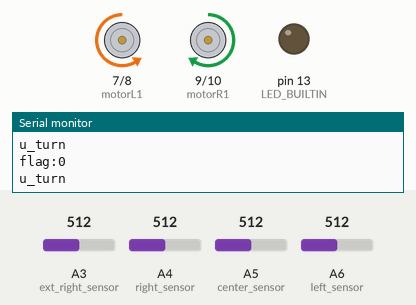
Recording of a sketch running on a simulated Arduino Nano, built with avr-gcc and run on an emulated ATmega328P. On the bench: motor-driver pin pairs drawn as motors (green arrow = first pin HIGH = forward, orange = second pin HIGH = backward, longer = more drive, scaled by the enable pin), output pins drawn as LEDs (lit = HIGH), the last lines printed to the serial monitor. The test bench sets the inputs (shaded band); at power-on: A4 (right_sensor) = 512, A5 (center_sensor) = 512, A6 (left_sensor) = 512, A3 (ext_right_sensor) = 512.

Above: at 1.2 s.
1.3 s: A4 (right_sensor) set to 490
At 1.91 s:
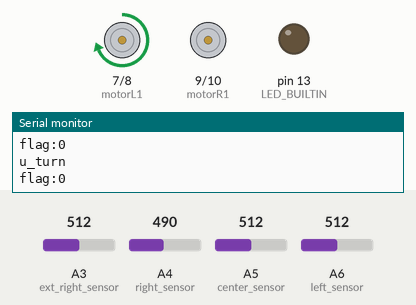
4.3 s: A5 (center_sensor) set to 490
At 5.25 s:
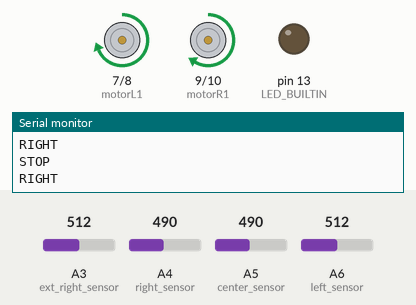
7.3 s: A6 (left_sensor) set to 484
At 7.7 s:
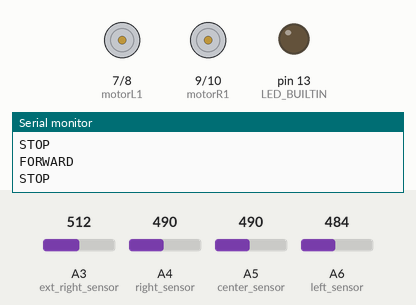
9.2 s: A4 (right_sensor) set to 514
At 10.3 s:
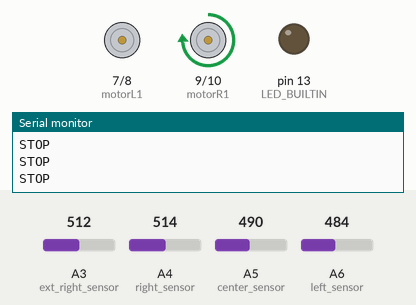
10.7 s: A5 (center_sensor) set to 510
At 11.5 s:
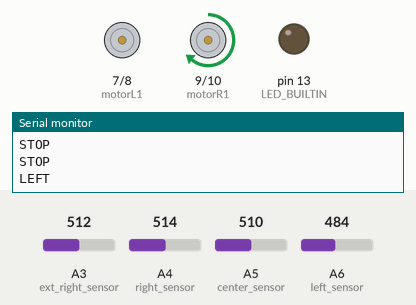
12.3 s: A6 (left_sensor) set to 510
At 14.5 s:
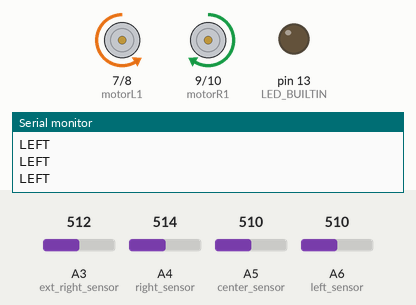
Timing chart, 0 to 16.0 s (numbered marks = the images above; inputs shaded):
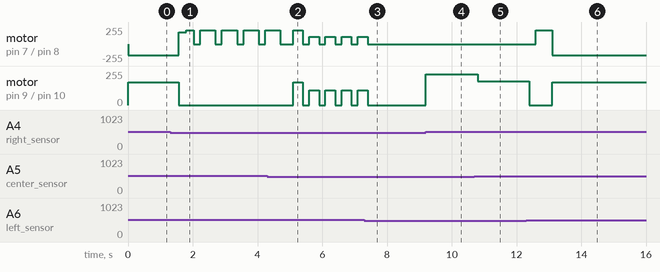

The sketch:

line_follower.ino
```cpp
//l298N motor run
//white line follower
//white<<threshold--25
//black >> threshold -- 1020

//Array sensor connection
#define ext_right_sensor A3
#define right_sensor A4
#define center_sensor A5
#define left_sensor A6


//L293N connection
const int v_speed = 150; // minimum speed or voltage level required for a robot to run
const int motorLspeed = 5;
const int motorRspeed = 6;
const int motorL1 = 7 ;
const int motorL2 = 8;
const int motorR1 = 9;
const int motorR2 = 10;

const int threshold = 500;
int boost = 0;
int flag = 0;
int error = 0;//for right turn
int error1 = 0;//for left turn
int error2 = 0;

int left_value = 0;
int right_value = 0;
int ext_right_value = 0;
int center_value = 0;


void setup() {
  // put your setup code here, to run once:
  pinMode(LED_BUILTIN,OUTPUT);
  pinMode(motorR2, OUTPUT);
  pinMode(motorR1, OUTPUT);
  pinMode(motorL1, OUTPUT);
  pinMode(motorL2, OUTPUT);
  pinMode(motorLspeed, OUTPUT);
  pinMode(motorRspeed, OUTPUT);
  pinMode(left_sensor, INPUT);
  pinMode(center_sensor, INPUT);
  pinMode(right_sensor, INPUT);
  pinMode(ext_right_sensor, INPUT);

  Serial.begin(300);
}


void forward() {
  analogWrite(motorRspeed, v_speed - 40);
  analogWrite(motorLspeed, v_speed - 40);
  digitalWrite(motorR1, HIGH);
  digitalWrite(motorR2, LOW);
  digitalWrite(motorL1, HIGH);
  digitalWrite(motorL2, LOW);
  Serial.println("FORWARD");
}

void right(int boost) {
  analogWrite(motorRspeed, 0);
  analogWrite(motorLspeed, v_speed + 30 + boost);
  digitalWrite(motorL1, HIGH);
  digitalWrite(motorL2, LOW);
  digitalWrite(motorR1, LOW);
  digitalWrite(motorR2, LOW);
  Serial.println("RIGHT");


}

void left(int boost) {
  analogWrite(motorRspeed, v_speed + 30 + boost);
  analogWrite(motorLspeed, 0);
  digitalWrite(motorR1, HIGH);
  digitalWrite(motorR2, LOW);
  digitalWrite(motorL1, LOW);
  digitalWrite(motorL2, LOW);
  Serial.println("LEFT");

}

void u_turn() {
  analogWrite(motorRspeed, v_speed + 20);
  analogWrite(motorLspeed, v_speed + 20);
  digitalWrite(motorR1, HIGH);
  digitalWrite(motorR2, LOW);
  digitalWrite(motorL1, LOW);
  digitalWrite(motorL2, HIGH);
  Serial.println("u_turn");

}

void u_right_turn(){
  analogWrite(motorRspeed, v_speed + 40);
  analogWrite(motorLspeed, v_speed + 40);
  digitalWrite(motorR1, LOW);
  digitalWrite(motorR2, HIGH);
  digitalWrite(motorL1, HIGH);
  digitalWrite(motorL2, LOW);
  Serial.println("u__right_turn");

}

void Stop() {
  analogWrite(motorRspeed, 0);
  analogWrite(motorLspeed, 0);
  analogWrite(motorR1, LOW);
  analogWrite(motorR2, LOW);
  analogWrite(motorL1, LOW);
  analogWrite(motorL2, LOW);
  Serial.println("STOP");
}

void led_blink(){
    digitalWrite(LED_BUILTIN, HIGH);
    delayMicroseconds(400);
    digitalWrite(LED_BUILTIN, LOW);

 }


void loop() {
  // put your main code here, to run repeatedly:
  left_value = analogRead(left_sensor);
  center_value = analogRead(center_sensor);
  right_value = analogRead(right_sensor);
  ext_right_value = analogRead(ext_right_sensor);

  //straight
  if (left_value > threshold && right_value > threshold && center_value < threshold) {

    if(error1 == 1){

      error = 0;
      error1 = 0;
      //error2 = 1;
      left(50);
      Serial.println("second left");

    }
    else{

    error = 0;
    error1 = 0;
    error2 = 0;
    forward();

    }


  }
  //left
  else if(left_value < threshold && right_value > threshold && center_value > threshold){

   error = 0;
   error1 = 0;
   error2 = 0;
   left(0);
  }

  //left l
  else if (left_value < threshold && right_value > threshold && center_value < threshold) {

   left(50);
   error = 0;
   error1 = 1;
   error2 = 0;

  }

  //T junc
  else if(left_value < threshold && right_value < threshold && center_value > threshold){

    Stop();
    error = 0;
    error1 = 0;
    error2 = 0;
    left(50);

  }

  //+ junc
  else if (left_value < threshold && right_value < threshold && center_value < threshold && flag == 0) {
    left(90);
    error = 0;
    error1 = 1;
      if(ext_right_value < threshold && right_value < threshold){
        Stop();
        led_blink();
        flag = 1;
      }
      else{
        left(30);
        flag = 0;
      }
  }
  //right l
  else if (left_value > threshold && right_value < threshold && center_value < threshold ) {

    error = 3;
    error1 = 0;
    error2 = 0;
    Stop();
    forward();


  }

  //right
  else if(left_value > threshold && right_value < threshold && center_value > threshold){
    error1 = 0;

    right(0);
    if(center_value > threshold){
      flag = 2;
      error = 3;
      right(30);
      Stop();
    }

}

  //dead end
  else if (left_value > threshold && right_value > threshold && center_value > threshold) {
    error2 = 0;
    if(flag == 2){
      Stop();
      right(30);
      Serial.print("flag:");
      Serial.println(flag);
      flag = 0;
    }
    else if(error >= 1){

      u_right_turn();
      error = error-1;
      Serial.print("error:");
      Serial.println(error);
    }
    else{
      u_turn();
      error = 0;
      Serial.print("flag:");
      Serial.println(flag);
    }
  }

  else {
    Stop();
    led_blink();

  }

}
```

Measured:
- the behaviour switches between 501 and 500 on A6 (left_sensor) (found by bisection; images 2 and 3)
- the behaviour switches between 500 and 501 on A4 (right_sensor) (found by bisection; images 3 and 4)
- after the input at 1.3 s, motor on pin 7 (motorL1) / pin 8 (motorL2): backward 170/255 → forward 180/255 after 0.27 s, → forward 210/255 0.23 s later, → stopped 0.23 s later, → forward 210/255 0.20 s later, … (10 changes in this stretch); motor on pin 9 (motorR1) / pin 10 (motorR2): forward 170/255 → stopped after 0.27 s
- after the input at 4.3 s, motor on pin 9 (motorR1) / pin 10 (motorR2): stopped → forward 170/255 after 0.80 s, then repeats every 0.50 s: stopped 0.20 s, forward 110/255 0.30 s
- after the input at 7.3 s, motor on pin 7 (motorL1) / pin 8 (motorL2), motor on pin 9 (motorR1) / pin 10 (motorR2): goes on until 7.4 s, then stays stopped
- after the input at 9.2 s, motor on pin 9 (motorR1) / pin 10 (motorR2): stopped → forward 230/255 at once
- after the input at 10.7 s, motor on pin 9 (motorR1) / pin 10 (motorR2): forward 230/255 → forward 180/255 after 0.10 s
- after the input at 12.3 s, motor on pin 7 (motorL1) / pin 8 (motorL2): stopped → forward 210/255 after 0.30 s, → backward 170/255 0.50 s later; motor on pin 9 (motorR1) / pin 10 (motorR2): forward 180/255 → stopped after 0.10 s, → forward 170/255 0.70 s later
